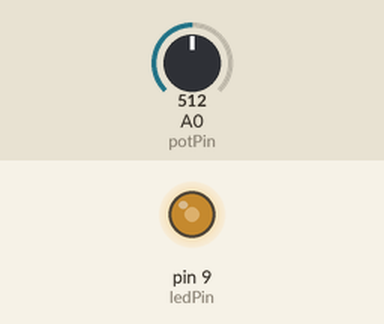
Simulated run of this sketch. Board: Arduino Uno, built with avr-gcc and run on an emulated ATmega328P. On the bench: output pins drawn as LEDs (lit = HIGH). Inputs (shaded band) come from the test bench; at power-on: A0 (potPin) = 512.

Above: at 1.2 s.
1.3 s: A0 (potPin) set to 716
At 1.8 s:
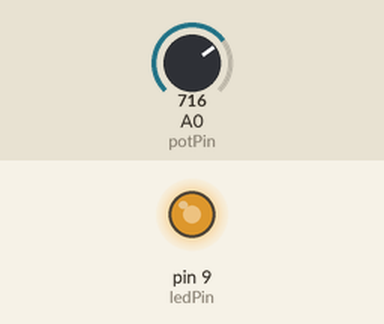
2.8 s: A0 (potPin) set to 900
At 4.0 s:
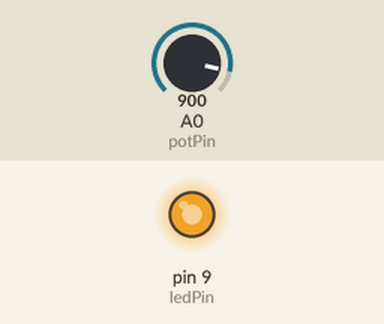
4.3 s: A0 (potPin) set to 122
At 5.3 s:
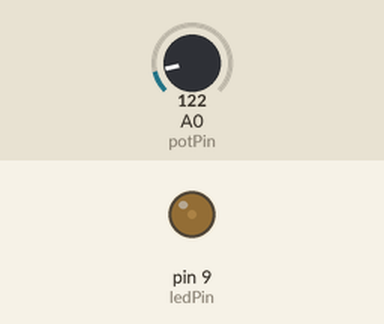
5.8 s: A0 (potPin) set to 0
At 6.4 s:
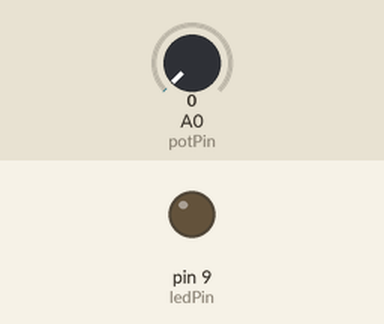
7.3 s: A0 (potPin) set to 511
At 7.6 s:
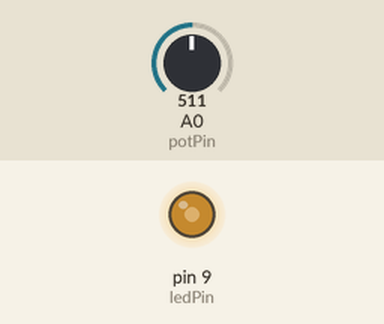
Timing chart, 0 to 9.8 s (numbered marks = the images above; inputs shaded):
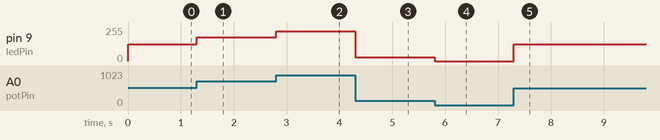

Measured:
- after the input at 1.3 s, pin 9 (ledPin): 127/255 → 178/255 at once
- after the input at 2.8 s, pin 9 (ledPin): 178/255 → 224/255 at once
- after the input at 4.3 s, pin 9 (ledPin): 224/255 → 30/255 at once
- after the input at 5.8 s, pin 9 (ledPin): 30/255 → 0/255 at once
- after the input at 7.3 s, pin 9 (ledPin): 0/255 → 127/255 at once

The sketch:

pot-dimmer.ino
```cpp
// Module 4 — Eyes and Ears: potentiometer dims an LED.
// Pot: outer pins to 5V and GND, wiper to A0.
// LED: pin 9 (PWM) through a 220 ohm resistor to GND.
const int potPin = A0;
const int ledPin = 9;

void setup() {
  pinMode(ledPin, OUTPUT);
}

void loop() {
  int reading = analogRead(potPin);  // 0-1023
  int brightness = map(reading, 0, 1023, 0, 255);
  analogWrite(ledPin, brightness);
}
```
